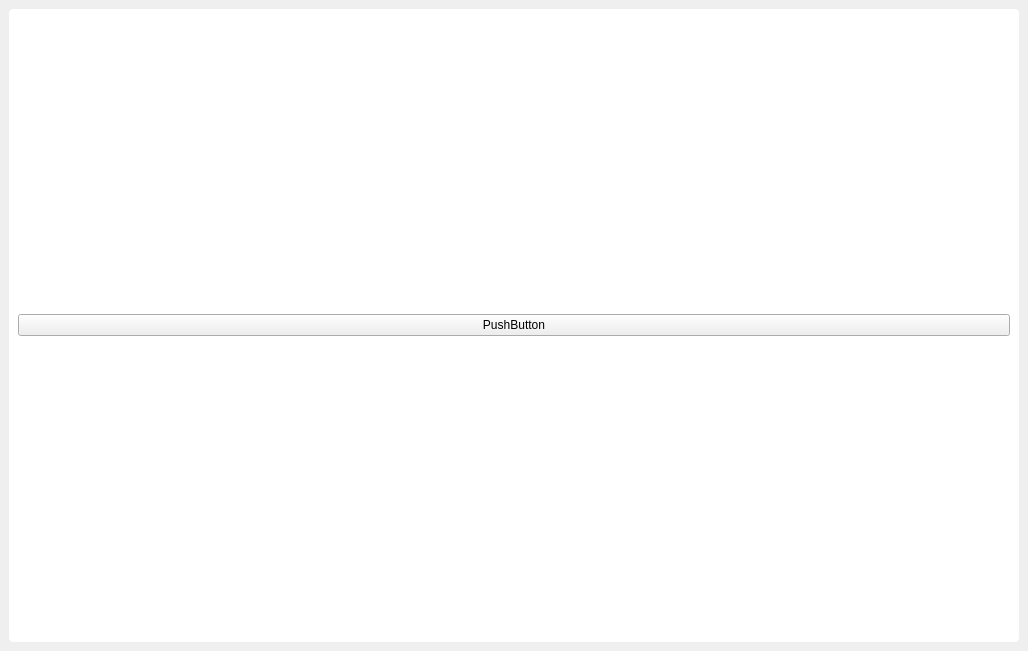
<?xml version="1.0" encoding="UTF-8"?>
<ui version="4.0">
 <class>MainWindow</class>
 <widget class="QMainWindow" name="MainWindow">
  <property name="geometry">
   <rect>
    <x>0</x>
    <y>0</y>
    <width>1028</width>
    <height>651</height>
   </rect>
  </property>
  <property name="windowTitle">
   <string>MainWindow</string>
  </property>
  <property name="styleSheet">
   <string notr="true">#widget{
	background-color: #fff;
	border-radius:4
}
</string>
  </property>
  <widget class="QWidget" name="centralwidget">
   <layout class="QGridLayout" name="gridLayout">
    <item row="0" column="0">
     <widget class="QWidget" name="widget" native="true">
      <layout class="QVBoxLayout" name="verticalLayout">
       <item>
        <widget class="QPushButton" name="pushButton">
         <property name="text">
          <string>PushButton</string>
         </property>
        </widget>
       </item>
      </layout>
     </widget>
    </item>
   </layout>
  </widget>
 </widget>
 <resources/>
 <connections/>
</ui>
